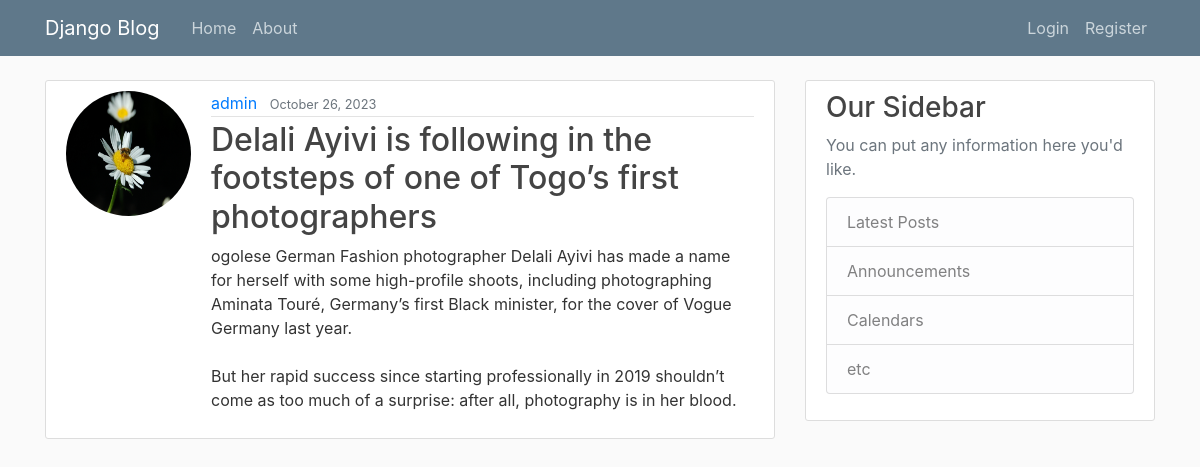
Screenshot of /post/2 with the database file from the repository.
### blog/models.py (models this page shows, shortened)
class Post(models.Model):
    title = models.CharField(max_length=150)
    content = models.TextField()
    date_posted = models.DateTimeField(default=timezone.now)
    author = models.ForeignKey(User, on_delete=models.CASCADE)

### users/models.py (models this page shows)
class Profile(models.Model):
    user = models.OneToOneField(User, on_delete=models.CASCADE)
    image = models.ImageField(default='default.jpg', upload_to='profile_pics')

### blog/views.py (the view)
# urls.py: path('post/<int:pk>', PostDetailsView.as_view(), name="post-detail"),
class PostDetailsView(DetailView):
    model = Post

### blog/templates/blog/post_detail.html (shortened to what this page needs)
{% extends "blog/base.html" %}
{% block content %}
<article class="media content-section">
    <img class="rounded-circle account-img" src="{{ object.author.profile.image.url }}">
    <div class="media-body">
        <div class="article-metadata">
            <a class="mr-2" href="#">{{ object.author }}</a>
            <small class="text-muted">{{ object.date_posted|date:"F d, Y" }}</small>
        </div>
        <h2 class="article-title">{{ object.title }}</h2>
        <p class="article-content">{{ object.content }}</p>
    </div>
</article>
{% endblock %}

### blog/static/blog/main.css (style rules this page uses)
body { background: #fafafa; color: #333333; margin-top: 5rem; }
h1, h2, h3, h4, h5, h6 { color: #444444; }
.content-section { background: #ffffff; padding: 10px 20px; border: 1px solid #dddddd; border-radius: 3px; margin-bottom: 20px; }
.article-title { color: #444444; }
.article-content { white-space: pre-line; }
.article-metadata { padding-bottom: 1px; margin-bottom: 4px; border-bottom: 1px solid #e3e3e3 }
.account-img { height: 125px; width: 125px; margin-right: 20px; margin-bottom: 16px; }

### rows the page displays
Post: author.profile.image (picture), author "admin", date_posted "October 26, 2023", title "Delali Ayivi is following in the footsteps of one of Togo’s first photographers", content "ogolese German Fashion photographer Delali Ayivi has made a name for herself with some high-profile shoots, including photographing Aminata Touré, Germany’s first Black minister, for the cover of Vogue Germany last year. But her rapid success since starting professionally in 2019 shouldn’t come as too much of a surprise: after all, photography is in her blood."
